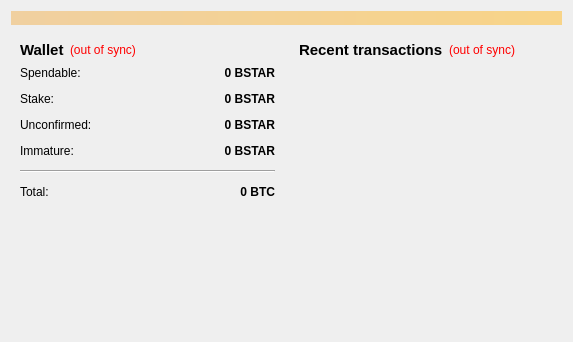
<?xml version="1.0" encoding="UTF-8"?>
<ui version="4.0">
 <class>OverviewPage</class>
 <widget class="QWidget" name="OverviewPage">
  <property name="geometry">
   <rect>
    <x>0</x>
    <y>0</y>
    <width>573</width>
    <height>342</height>
   </rect>
  </property>
  <property name="windowTitle">
   <string>Form</string>
  </property>
  <layout class="QVBoxLayout" name="topLayout">
   <item>
    <widget class="QLabel" name="labelAlerts">
     <property name="visible">
      <bool>false</bool>
     </property>
     <property name="styleSheet">
      <string notr="true">background-color: qlineargradient(x1: 0, y1: 0, x2: 1, y2: 0, stop:0 #F0D0A0, stop:1 #F8D488);  color:#000000
</string>
     </property>
     <property name="wordWrap">
      <bool>true</bool>
     </property>
     <property name="margin">
      <number>3</number>
     </property>
    </widget>
   </item>
   <item>
    <layout class="QHBoxLayout" name="horizontalLayout" stretch="1,1">
     <item>
      <layout class="QVBoxLayout" name="verticalLayout_2">
       <item>
        <widget class="QWidget" name="widget" native="true">
         <layout class="QVBoxLayout" name="verticalLayout_4">
          <item>
           <layout class="QHBoxLayout" name="horizontalLayout_4">
            <item>
             <widget class="QLabel" name="label_5">
              <property name="font">
               <font>
                <pointsize>11</pointsize>
                <weight>75</weight>
                <bold>true</bold>
               </font>
              </property>
              <property name="text">
               <string>Wallet</string>
              </property>
             </widget>
            </item>
            <item>
             <widget class="QLabel" name="labelWalletStatus">
              <property name="toolTip">
               <string>The displayed information may be out of date. Your wallet automatically synchronizes with the Blackstar network after a connection is established, but this process has not completed yet.</string>
              </property>
              <property name="styleSheet">
               <string notr="true">QLabel { color: red; }</string>
              </property>
              <property name="text">
               <string notr="true">(out of sync)</string>
              </property>
              <property name="alignment">
               <set>Qt::AlignLeading|Qt::AlignLeft|Qt::AlignVCenter</set>
              </property>
             </widget>
            </item>
            <item>
             <spacer name="horizontalSpacer_2">
              <property name="orientation">
               <enum>Qt::Horizontal</enum>
              </property>
              <property name="sizeHint" stdset="0">
               <size>
                <width>40</width>
                <height>20</height>
               </size>
              </property>
             </spacer>
            </item>
           </layout>
          </item>
          <item>
           <layout class="QFormLayout" name="formLayout_2">
            <property name="fieldGrowthPolicy">
             <enum>QFormLayout::AllNonFixedFieldsGrow</enum>
            </property>
            <property name="horizontalSpacing">
             <number>12</number>
            </property>
            <property name="verticalSpacing">
             <number>12</number>
            </property>
            <item row="0" column="0">
             <widget class="QLabel" name="label">
              <property name="text">
               <string>Spendable:</string>
              </property>
             </widget>
            </item>
            <item row="0" column="1">
             <widget class="QLabel" name="labelBalance">
              <property name="font">
               <font>
                <weight>75</weight>
                <bold>true</bold>
               </font>
              </property>
              <property name="cursor">
               <cursorShape>IBeamCursor</cursorShape>
              </property>
              <property name="toolTip">
               <string>Your current spendable balance</string>
              </property>
              <property name="text">
               <string notr="true">0 BSTAR</string>
              </property>
              <property name="alignment">
               <set>Qt::AlignRight|Qt::AlignTrailing|Qt::AlignVCenter</set>
              </property>
              <property name="textInteractionFlags">
               <set>Qt::LinksAccessibleByMouse|Qt::TextSelectableByKeyboard|Qt::TextSelectableByMouse</set>
              </property>
             </widget>
            </item>
            <item row="1" column="0">
             <widget class="QLabel" name="label_6">
              <property name="text">
               <string>Stake:</string>
              </property>
             </widget>
            </item>
            <item row="1" column="1">
             <widget class="QLabel" name="labelStake">
              <property name="font">
               <font>
                <weight>75</weight>
                <bold>true</bold>
               </font>
              </property>
              <property name="cursor">
               <cursorShape>IBeamCursor</cursorShape>
              </property>
              <property name="toolTip">
               <string>Total of coins that was staked, and do not yet count toward the current balance</string>
              </property>
              <property name="text">
               <string notr="true">0 BSTAR</string>
              </property>
              <property name="alignment">
               <set>Qt::AlignRight|Qt::AlignTrailing|Qt::AlignVCenter</set>
              </property>
              <property name="textInteractionFlags">
               <set>Qt::LinksAccessibleByMouse|Qt::TextSelectableByKeyboard|Qt::TextSelectableByMouse</set>
              </property>
             </widget>
            </item>
            <item row="2" column="0">
             <widget class="QLabel" name="label_3">
              <property name="text">
               <string>Unconfirmed:</string>
              </property>
             </widget>
            </item>
            <item row="2" column="1">
             <widget class="QLabel" name="labelUnconfirmed">
              <property name="font">
               <font>
                <weight>75</weight>
                <bold>true</bold>
               </font>
              </property>
              <property name="cursor">
               <cursorShape>IBeamCursor</cursorShape>
              </property>
              <property name="toolTip">
               <string>Total of transactions that have yet to be confirmed, and do not yet count toward the current balance</string>
              </property>
              <property name="text">
               <string notr="true">0 BSTAR</string>
              </property>
              <property name="alignment">
               <set>Qt::AlignRight|Qt::AlignTrailing|Qt::AlignVCenter</set>
              </property>
              <property name="textInteractionFlags">
               <set>Qt::LinksAccessibleByMouse|Qt::TextSelectableByKeyboard|Qt::TextSelectableByMouse</set>
              </property>
             </widget>
            </item>
            <item row="3" column="0">
             <widget class="QLabel" name="labelImmatureText">
              <property name="text">
               <string>Immature:</string>
              </property>
             </widget>
            </item>
            <item row="3" column="1">
             <widget class="QLabel" name="labelImmature">
              <property name="font">
               <font>
                <weight>75</weight>
                <bold>true</bold>
               </font>
              </property>
              <property name="toolTip">
               <string>Mined balance that has not yet matured</string>
              </property>
              <property name="text">
               <string notr="true">0 BSTAR</string>
              </property>
              <property name="alignment">
               <set>Qt::AlignRight|Qt::AlignTrailing|Qt::AlignVCenter</set>
              </property>
              <property name="textInteractionFlags">
               <set>Qt::LinksAccessibleByMouse|Qt::TextSelectableByKeyboard|Qt::TextSelectableByMouse</set>
              </property>
             </widget>
            </item>
            <item row="4" column="0" colspan="2">
             <widget class="Line" name="line">
              <property name="orientation">
               <enum>Qt::Horizontal</enum>
              </property>
             </widget>
            </item>
            <item row="5" column="0">
             <widget class="QLabel" name="labelTotalText">
              <property name="text">
               <string>Total:</string>
              </property>
             </widget>
            </item>
            <item row="5" column="1">
             <widget class="QLabel" name="labelTotal">
              <property name="font">
               <font>
                <weight>75</weight>
                <bold>true</bold>
               </font>
              </property>
              <property name="cursor">
               <cursorShape>IBeamCursor</cursorShape>
              </property>
              <property name="toolTip">
               <string>Your current total balance</string>
              </property>
              <property name="text">
               <string notr="true">0 BTC</string>
              </property>
              <property name="alignment">
               <set>Qt::AlignRight|Qt::AlignTrailing|Qt::AlignVCenter</set>
              </property>
              <property name="textInteractionFlags">
               <set>Qt::LinksAccessibleByMouse|Qt::TextSelectableByKeyboard|Qt::TextSelectableByMouse</set>
              </property>
             </widget>
            </item>
           </layout>
          </item>
         </layout>
        </widget>
       </item>
       <item>
        <spacer name="verticalSpacer">
         <property name="orientation">
          <enum>Qt::Vertical</enum>
         </property>
         <property name="sizeHint" stdset="0">
          <size>
           <width>20</width>
           <height>40</height>
          </size>
         </property>
        </spacer>
       </item>
      </layout>
     </item>
     <item>
      <layout class="QVBoxLayout" name="verticalLayout_3">
       <item>
        <widget class="QWidget" name="widget_2" native="true">
         <layout class="QVBoxLayout" name="verticalLayout">
          <item>
           <layout class="QHBoxLayout" name="horizontalLayout_2">
            <item>
             <widget class="QLabel" name="label_4">
              <property name="font">
               <font>
                <pointsize>11</pointsize>
                <weight>75</weight>
                <bold>true</bold>
               </font>
              </property>
              <property name="text">
               <string>&lt;b&gt;Recent transactions&lt;/b&gt;</string>
              </property>
             </widget>
            </item>
            <item>
             <widget class="QLabel" name="labelTransactionsStatus">
              <property name="toolTip">
               <string>The displayed information may be out of date. Your wallet automatically synchronizes with the Blackstar network after a connection is established, but this process has not completed yet.</string>
              </property>
              <property name="styleSheet">
               <string notr="true">QLabel { color: red; }</string>
              </property>
              <property name="text">
               <string notr="true">(out of sync)</string>
              </property>
              <property name="alignment">
               <set>Qt::AlignRight|Qt::AlignTrailing|Qt::AlignVCenter</set>
              </property>
             </widget>
            </item>
            <item>
             <spacer name="horizontalSpacer">
              <property name="orientation">
               <enum>Qt::Horizontal</enum>
              </property>
              <property name="sizeHint" stdset="0">
               <size>
                <width>40</width>
                <height>20</height>
               </size>
              </property>
             </spacer>
            </item>
           </layout>
          </item>
          <item>
           <widget class="QListView" name="listTransactions">
            <property name="styleSheet">
             <string notr="true">QListView { background: transparent; }</string>
            </property>
            <property name="frameShape">
             <enum>QFrame::NoFrame</enum>
            </property>
            <property name="verticalScrollBarPolicy">
             <enum>Qt::ScrollBarAlwaysOff</enum>
            </property>
            <property name="horizontalScrollBarPolicy">
             <enum>Qt::ScrollBarAlwaysOff</enum>
            </property>
            <property name="selectionMode">
             <enum>QAbstractItemView::NoSelection</enum>
            </property>
           </widget>
          </item>
         </layout>
        </widget>
       </item>
      </layout>
     </item>
    </layout>
   </item>
  </layout>
 </widget>
 <resources/>
 <connections/>
</ui>
